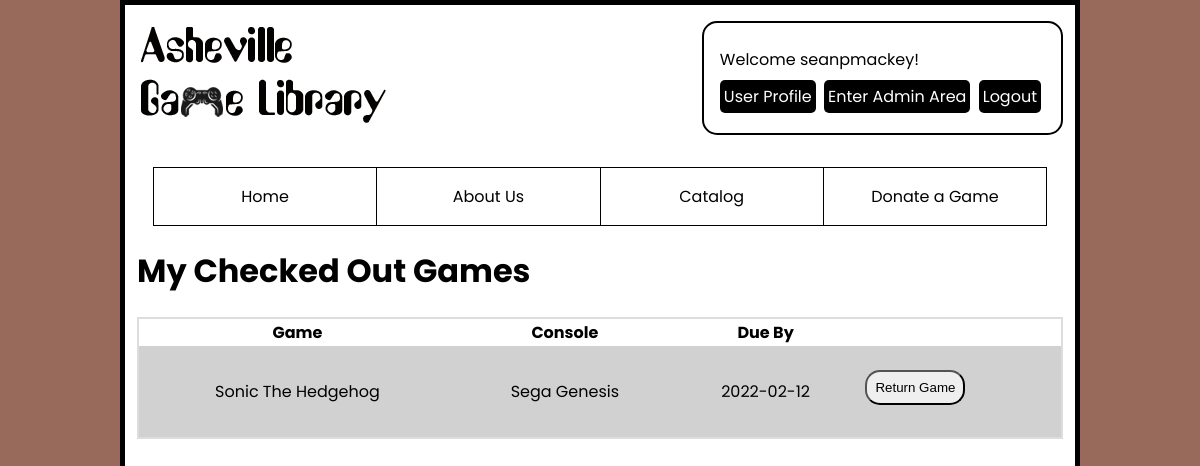
Page /profile/mycheckouts.php (signed in) on the committed database.
### tables this page shows
CREATE TABLE `users_usr` (
  `id` int(11) NOT NULL,
  `fname_usr` varchar(255) NOT NULL,
  `lname_usr` varchar(255) NOT NULL,
  `username_usr` varchar(255) NOT NULL,
  `email_usr` varchar(255) NOT NULL,
  `hashed_password_usr` varchar(255) NOT NULL,
  `street_address_usr` varchar(255) NOT NULL,
  `city_usr` varchar(255) NOT NULL,
  `zip_usr` varchar(255) NOT NULL,
  `id_sta_usr` int(11) NOT NULL,
  `user_level_usr` enum('user','admin') NOT NULL
);

CREATE TABLE `inventory_inv` (
  `id` int(11) NOT NULL,
  `id_gme_inv` int(11) DEFAULT NULL,
  `id_con_inv` int(11) DEFAULT NULL,
  `condition_inv` enum('Like New','Great','Good','Acceptable','Poor') NOT NULL,
  `id_usr_inv` int(11) DEFAULT NULL,
  `id_usrdonator_inv` int(11) DEFAULT NULL,
  `available_inv` tinyint(1) NOT NULL,
  `available_after_inv` date NOT NULL
);

CREATE TABLE `games_gme` (
  `id` int(11) NOT NULL,
  `name_gme` varchar(255) NOT NULL,
  `id_age_gme` int(11) DEFAULT NULL,
  `id_gnr_gme` int(11) DEFAULT NULL,
  `id_cmppub_gme` int(11) DEFAULT NULL
);

CREATE TABLE `consoles_con` (
  `id` int(11) NOT NULL,
  `name_con` varchar(255) NOT NULL
);

### private/functions.php (called while the page is built, shortened)
<?php
function url_for($script_path) {
  if($script_path[0] != '/') {
    $script_path = "/" . $script_path;
  }
  return WWW_ROOT . $script_path;
}
function u($string="") {
  return urlencode($string);
}
function h($string="") {
  return htmlspecialchars($string);
}
?>

### private/initialize.php (called while the page is built, shortened)
<?php
  require_once('functions.php');
  $session = new Session;
?>

### private/classes/Session.class.php (called while the page is built, shortened)
<?php
class Session {
    private $user_id;
    private $last_login;
    public function is_logged_in() {
        return isset($this->user_id) && $this->last_login_is_recent();
    }
    private function check_stored_login() {
        if(isset($_SESSION['user_id'])) {
            $this->user_id = $_SESSION['user_id'];
            $this->username = $_SESSION['username'];
            $this->last_login = $_SESSION['last_login'];
            $this->user_level = $_SESSION['user_level'];
        }
    }
    private function last_login_is_recent() {
      if(!isset($this->last_login)){
        return false;
      } elseif($this->last_login + self::MAX_LOGIN_AGE < time() || !User::find_by_id($this->user_id)) {
        $this->logout();
        return false;
      } else {
        return true;
      }
    }
}

### private/classes/DatabaseObject.class.php (called while the page is built, shortened)
<?php
class DatabaseObject {
  static protected $database;
  static protected $table_name = "";
  static public function set_database($database) {
    self::$database = $database;
  }
  static public function find_by_sql($sql) {
    $result = self::$database->query($sql);
    $object_array = [];
    while($record = $result->fetch_assoc()) {
      $object_array[] = static::instantiate($record);
    }
    return $object_array;
  }
  static public function find_by_id($id) {
    $sql = "SELECT * FROM " . static::$table_name . " ";
    $sql .= "WHERE id='" . self::$database->escape_string($id) . "'";
    $obj_array = static::find_by_sql($sql);
    if(!empty($obj_array)) {
      return array_shift($obj_array);
    } else {
      return false;
    }
  }
  static protected function instantiate($record) {
    $object = new static;
    foreach($record as $property => $value) {
      if(property_exists($object, $property)) {
        $object->$property = $value;
      }
    }
    return $object;
  }
}
?>

### private/status_error_functions.php (called while the page is built, shortened)
<?php
function require_login() {
  global $session;
  if(!$session->is_logged_in()){
    redirect_to(url_for('login.php'));
  }
}
?>

### private/classes/User.class.php (called while the page is built, shortened)
<?php
class User extends DatabaseObject {
  static protected $table_name = "users_usr";
  public $id;
  static public function find_by_username($username_usr) {
    $sql = "SELECT * FROM " . static::$table_name . " ";
    $sql .= "WHERE username_usr ='" . self::$database->escape_string($username_usr) . "'";
    $obj_array = static::find_by_sql($sql);
    if(!empty($obj_array)) {
      return array_shift($obj_array);
    } else {
      return false;
    }
  }
  public function getCheckouts() {
    $sql = "SELECT * FROM inventory_inv WHERE id_usr_inv ='" . $this->id . "'";
    $result = InventoryItem::find_by_sql($sql);
    return $result;
  }
}
?>

### private/classes/InventoryItem.class.php (called while the page is built, shortened)
<?php
class InventoryItem extends DatabaseObject {
  public $id_gme_inv;
  public $id_con_inv;
  public function __construct($args=[]) {
    $this->id_gme_inv = $args['id_gme_inv'] ?? '';
    $this->id_con_inv = $args['id_con_inv'] ?? '';
  }
  public function getGame() {
    $sql = "SELECT name_gme FROM games_gme WHERE id='" . $this->id_gme_inv . "'";
    $result = self::$database->query($sql);
    $result = $result->fetch_assoc();
    return $result['name_gme'];
  }
  public function getConsole() {
    $sql = "SELECT name_con FROM consoles_con WHERE id='" . $this->id_con_inv . "'";
    $result = self::$database->query($sql);
    $result = $result->fetch_assoc();
    return $result['name_con'];
  }
}
?>

### profile/mycheckouts.php (the view, shortened to what this page needs)
<?php require_once('../private/initialize.php'); ?>
<?php
include(SHARED_PATH . '/user_header.php');
$user = User::find_by_username($session->username);
$checkouts = $user->getCheckouts();
?>
<main>
  <h1>My Checked Out Games</h1>
  <div class="table">
  	<table>
      <tr>
        <th>Game</th>
        <th>Console</th>
        <th>Due By</th>
      </tr>
      <?php foreach($checkouts as $item) { ?>
        <tr>
          <td><?= h($item->getGame()); ?></td>
          <td><?= h($item->getConsole()); ?></td>
          <td><?= h($item->available_after_inv); ?></td>
          <td>
            <form method="POST" action="<?=url_for('catalog/return.php?id=' . h(u($item->id))) ?>">
              <input type="submit" value="Return Game" class="return-game">
            </form>
          </td>
    	  </tr>
      <?php } ?>
  	</table>
  </div>
</main>
<?php include(SHARED_PATH . '/user_footer.php');

### private/shared/user_header.php (shortened to what this page needs)
<!DOCTYPE html>
<html lang="en">
  <head>
    <link rel="stylesheet" media="all" href="<?php echo url_for('/stylesheets/css.css'); ?>">
  </head>
  <body>
    <div id="content-wrapper">
    <header role="banner">
      <a href="<?php echo url_for('index.php'); ?>"><img src="<?= url_for('images/logo.png')?>" alt="AshevilleGame Library Logo" width="249" height="96"></a>
      <?php
        require_login();
        echo "<div id='user_links'>";
        echo "<span>Welcome ". h($session->username) . "!</span><br>";
        echo "<a href='". url_for("/profile") ."'>User Profile</a> ";
        if($session->user_level == 'admin'){
          echo "<a href='". url_for("/admin") ."'>Enter Admin Area</a> ";
        }
        echo "<a href='". url_for("logout.php") ."'>Logout</a><br>";
        echo "</div>";
      ?>
    </header>
    <nav role="navigation">
      <?php
      include(SHARED_PATH . "/navbar.php");
      ?>
    </nav>

### stylesheets/css.css (style rules this page uses)
:root { --main-bg-color: rgb(151, 106, 92); --main-bg-color-hover: #c8c8c8; --main-text-color: #000; --main-link-color: #000; --alternate-bg-color: #d1d1d1; }
* { box-sizing: border-box; }
html { font: 16px 'Poppins', sans-serif; }
body { background-color: var(--main-bg-color); margin: 0; }
#content-wrapper { background-color: #fff; border: 5px solid #000; color: #000; margin: 0 auto 0; min-height: 100vh; overflow: hidden; padding: 0 .75rem 1rem; width: 80%; }
img { height: auto; max-width: 100%; }
a { color: var(--main-link-color); }
header { align-items: center; display: flex; justify-content: space-between; }
#user_links { border: 2px solid #000; border-radius: 15px; margin: 1rem 0; padding: 1rem; text-align: left; }
#user_links span { display: inline-block; margin: .5rem 0; }
#user_links a { background-color: #000; color: #fff; border-radius: 5px; display: inline-block; margin-bottom: .25rem; margin-right: .25rem; padding: .25rem; text-decoration: none; }
nav { text-align: center; }
input[type=submit] { border-radius: 15px; margin-top: .5rem; padding: .5rem; }
input { display: block; margin-bottom: 1rem; }
.return-game { margin-top: 0; padding: .5rem; }
.table { border: 1px solid #ddd; overflow-x: auto; }
table { border: 1px solid #ddd; border-collapse: collapse; text-align: center; width: 100%; }
tr:nth-child(even) { background-color: var(--alternate-bg-color); }
th { width: auto; }
td { padding: 1rem .5rem; width: auto; }
@media screen and (max-width: 1200px) { #content-wrapper { font-size: calc(10px + (16 - 10) * (100vw - 320px) / (1200 - 320)); } }

### rows in the picture
users_usr: username_usr "seanpmackey"
inventory_inv: id_gme_inv.name_gme "Sonic The Hedgehog", id_con_inv.name_con "Sega Genesis", available_after_inv "2022-02-12"
